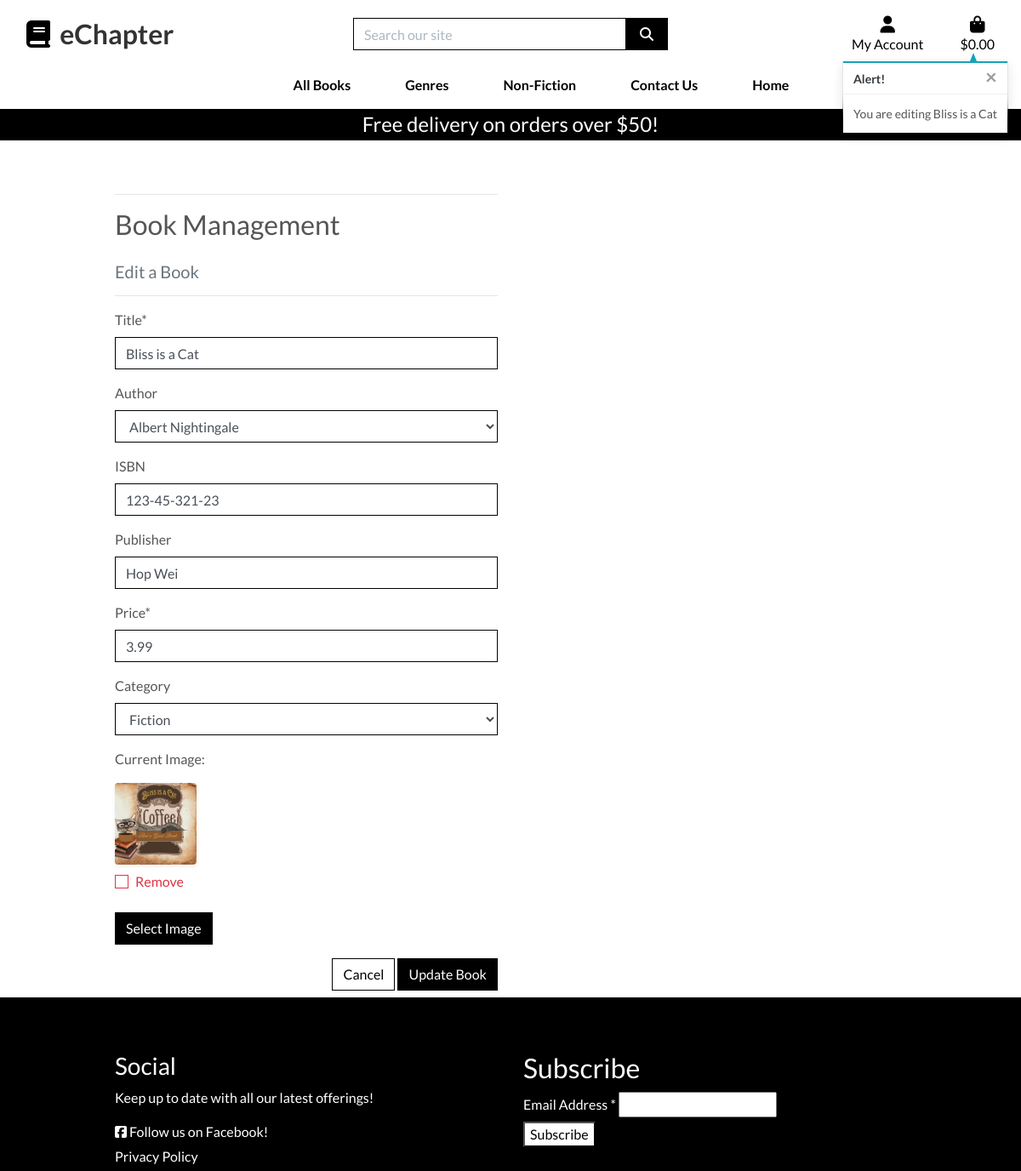
/products/edit/5/ (signed in), run on the app's committed database.
### products/models.py (models this page shows, shortened)
class Book(models.Model):
    title = models.CharField(max_length=255)
    author = models.ForeignKey('Author', null=True, blank=True, on_delete=models.SET_NULL)
    ISBN = models.CharField(max_length=13, null=True, blank=True)
    publisher = models.CharField(max_length=255, null=True, blank=True)
    price = models.DecimalField(max_digits=6, decimal_places=2)
    category = models.ForeignKey('Category', null=True, blank=True, on_delete=models.SET_NULL)
    cover_image = models.ImageField(null=True, blank=True)

### products/views.py (the view)
# urls.py: path('edit/<int:book_id>/', views.edit_book, name='edit_book'),
@login_required
def edit_book(request, book_id):
    if not request.user.is_superuser:
        messages.error(request, 'Sorry, only store owners can do that.')
        return redirect(reverse('home'))
    book = get_object_or_404(Book, pk=book_id)
    if request.method == 'POST':
        form = BookForm(request.POST, request.FILES, instance=book)
        if form.is_valid():
            form.save()
            messages.success(request, 'Successfully updated book!')
            return redirect(reverse('book_detail', args=[book.id]))
        else:
            messages.error(request, 'Failed to update book. Please ensure the form is valid.')
    else:
        form = BookForm(instance=book)
        messages.info(request, f'You are editing {book.title}')
    template = 'products/edit_book.html'
    context = {
        'form': form,
        'book': book,
    }
    return render(request, template, context)

### products/forms.py
class BookForm(forms.ModelForm):
    class Meta:
        model = Book
        fields = '__all__'
    cover_image = forms.ImageField(label='Image', required=False, widget=CustomClearableFileInput)
    def __init__(self, *args, **kwargs):
        super().__init__(*args, **kwargs)
        for field_name, field in self.fields.items():
            field.widget.attrs['class'] = 'border-black rounded-0'

### bag/contexts.py (called while the page is built, shortened)
def bag_contents(request):
    bag_items = []
    total = 0
    book_count = 0
    bag = request.session.get('bag', {})
    if total < settings.FREE_DELIVERY_THRESHOLD:
        delivery = total * Decimal(settings.STANDARD_DELIVERY_PERCENTAGE / 100)
        free_delivery_delta = settings.FREE_DELIVERY_THRESHOLD - total
    else:
        delivery = 0
        free_delivery_delta = 0
    grand_total = delivery + total
    context = {
        'bag_items': bag_items,
        'total': total,
        'book_count': book_count,
        'delivery': delivery,
        'free_delivery_delta': free_delivery_delta,
        'free_delivery_threshold': settings.FREE_DELIVERY_THRESHOLD,
        'grand_total': grand_total,
    }
    return context

### products/models.py (called while the page is built)
    def __str__(self):
        return self.name

    def __str__(self):
        return self.name

### utility/context_processors.py (called while the page is built)
def debug_context(request):
    return {'debug': settings.DEBUG}

### products/templates/products/edit_book.html (shortened to what this page needs)
{% extends "base.html" %}
{% load static %}
{% block page_header %}
    <div class="container header-container">
    </div>
{% endblock %}
{% block content %}
    <div class="overlay"></div>
    <div class="container">
        <div class="row">
            <div class="col-12 col-md-6">
                <hr>
                <h2 class="logo-font mb-4">Book Management</h2>
                <h5 class="text-muted">Edit a Book</h5>
                <hr>
            </div>
        </div>
        <div class="row">
            <div class="col-12 col-md-6">
                <form method="POST" action="{% url 'edit_book' book.id %}" class="form mb-2" enctype="multipart/form-data">
                    {% for field in form %}
                        {% if field.name != 'cover_image' %}
                            {{ field | as_crispy_field }}
                        {% else %}
                            {{ field }}
                        {% endif %}
                    {% endfor %}
                    <div class="text-right">
                        <a class="btn btn-outline-black rounded-0" href="{% url 'products' %}">Cancel</a>
                        <button class="btn btn-black rounded-0" type="submit">Update Book</button>
                    </div>
                </form>
            </div>
        </div>
    </div>
{% endblock %}

### static/css/base.css (style rules this page uses)
html { height: 100%; }
.btn-black { background: black; color: white; }
.btn-outline-black { background: white; color: black !important; border: 1px solid black; }
.border-black { border: 1px solid black !important; }
.overlay { height: 100%; width: 100%; top: 0; left: 0; position: fixed; background: white; z-index: -1; }
@media (min-width: 992px) { .container { max-width: 80%; } }
@media (min-width: 992px) { .header-container { padding-top: 164px; } }

### data on the page
Book: title "Bliss is a Cat" "Albert Nightingale" "123-45-321-23" "Hop Wei" "3.99" "Fiction"

### other printed values
{{ free_delivery_threshold }} "50"
{{ message }} "You are editing Bliss is a Cat"
{{ widget.initial_text }} "Current Image"
{{ widget.clear_checkbox_label }} "Remove"
